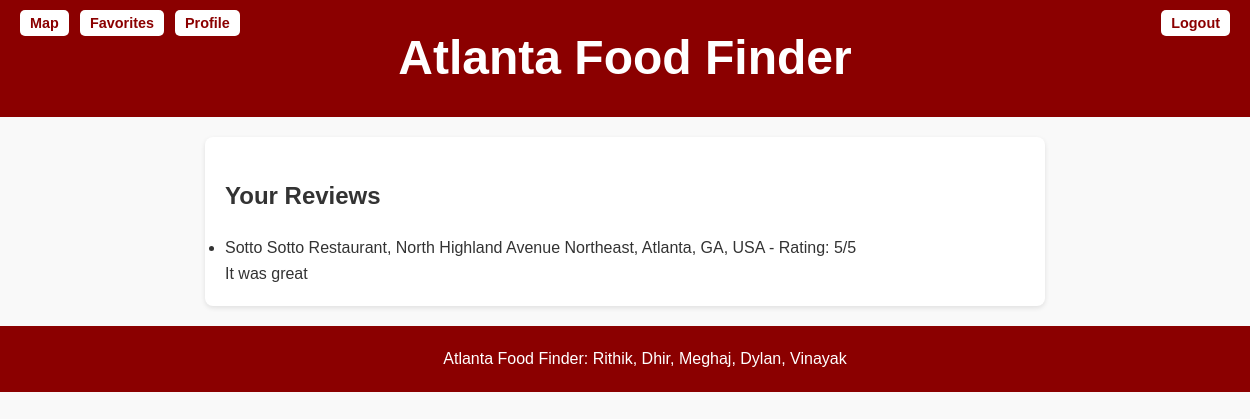
The page /users/list-reviews/ (signed in) on the database its author committed.
### users/models.py (models this page shows, shortened)
class Review(models.Model):
    user = models.ForeignKey(User, on_delete=models.CASCADE)
    restaurant_name = models.CharField(max_length=255)
    rating = models.PositiveIntegerField(default=5, choices=[(i, i) for i in range(0, 6)])  # Rating from 1 to 5
    review_text = models.TextField()

### users/views.py (the view)
# urls.py: path('list-reviews/', views.list_reviews, name='list_reviews'),
@login_required
def list_reviews(request):
    reviews = Review.objects.filter(user=request.user)
    return render(request, 'users/list_reviews.html', {'reviews': reviews})

### users/templates/users/list_reviews.html
{% extends "users/base.html" %}
{% block content %}
    <h2>Your Reviews</h2>
    <ul>
        {% for review in reviews %}
            <li>{{ review.restaurant_name }} - Rating: {{ review.rating }}/5
                <br>{{ review.review_text }}</li>
        {% empty %}
            <li>No reviews added yet.</li>
        {% endfor %}
    </ul>
{% endblock %}

### users/static/css/base.css (style rules this page uses)
body, h1, p, ul { margin: 0; padding: 0; }
body { font-family: Arial, sans-serif; line-height: 1.6; background-color: #f9f9f9; color: #333; }

### rows shown on the page
Review: restaurant_name "Sotto Sotto Restaurant, North Highland Avenue Northeast, Atlanta, GA, USA", rating "5", review_text "It was great"
